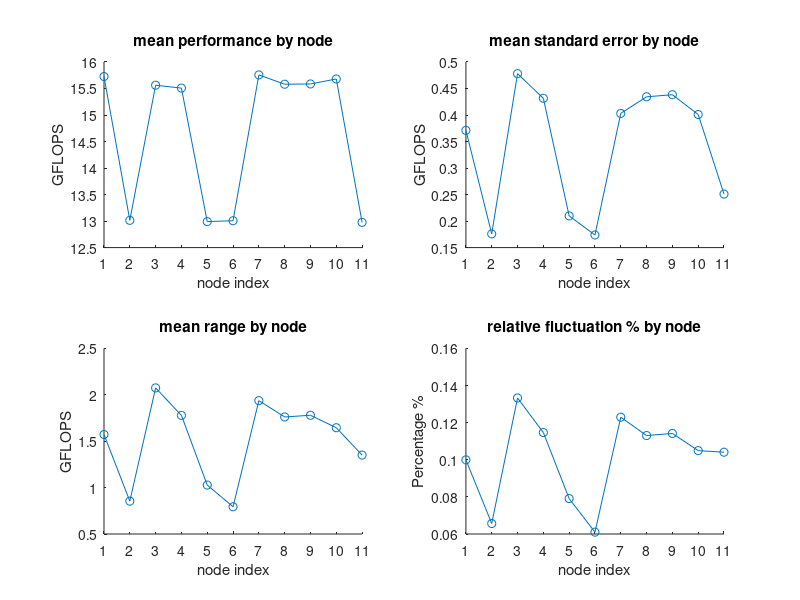

Recreate this plot in MATLAB.
clear; clc; close all;

% cpu_id_01 = load('cpu_id_01.txt');
% cpu_id_02 = load('cpu_id_02.txt');
% cpu_id_03 = load('cpu_id_03.txt');
% cpu_id_04 = load('cpu_id_04.txt');
% cpu_id_05 = load('cpu_id_05.txt');
% cpu_id_06 = load('cpu_id_06.txt');
% cpu_id_07 = load('cpu_id_07.txt');
% cpu_id_08 = load('cpu_id_08.txt');
% cpu_id_09 = load('cpu_id_09.txt');
% cpu_id_10 = load('cpu_id_10.txt');
% cpu_id_11 = load('cpu_id_11.txt');
% 
% perf_01 = load('perf_01.txt');
% perf_02 = load('perf_02.txt');
% perf_03 = load('perf_03.txt');
% perf_04 = load('perf_04.txt');
% perf_05 = load('perf_05.txt');
% perf_06 = load('perf_06.txt');
% perf_07 = load('perf_07.txt');
% perf_08 = load('perf_08.txt');
% perf_09 = load('perf_09.txt');
% perf_10 = load('perf_10.txt');
% perf_11 = load('perf_11.txt');
% 
% node_01 = load('res_node_01.txt');
% node_02 = load('res_node_02.txt');
% node_03 = load('res_node_03.txt');
% node_04 = load('res_node_04.txt');
% node_05 = load('res_node_05.txt');
% node_06 = load('res_node_06.txt');
% node_07 = load('res_node_07.txt');
% node_08 = load('res_node_08.txt');
% node_09 = load('res_node_09.txt');
% node_10 = load('res_node_10.txt');
% node_11 = load('res_node_11.txt');

total_perf = load('total_perf.txt');
total_cpu_id = load('total_cpu_id.txt');
total_res_node = load('total_res_node.txt');

data_cell = cell(11, 32);
j = 1;
for i = 1 : length(total_perf)
    curr_node_id = total_res_node(j);
    curr_cpu_id = total_cpu_id(i) + 1;
    curr_perf = total_perf(i);
    switch curr_node_id
        case 15
            curr_node_id = 2;
        case 16
            curr_node_id = 5;
        case 17
            curr_node_id = 6;
        case 18
            curr_node_id = 11;
        otherwise 
    end
   data_cell{curr_node_id, curr_cpu_id} = [data_cell{curr_node_id, curr_cpu_id}, curr_perf];
    if mod(i, 32) == 0
        j = j + 1;
    end
end

mean_perf = zeros(11, 32);
stderr_perf = zeros(11, 32);
range_perf = zeros(11, 32);

for i = 1 : 11
    for j = 1 : 32
        mean_perf(i, j) = mean(data_cell{i, j});
        stderr_perf(i, j) = std(data_cell{i, j});
        range_perf(i, j) = range(data_cell{i, j});
    end
end

mean_stderr_by_node = mean(stderr_perf, 2);
mean_range_by_node = mean(range_perf, 2);
mean_perf_by_node = mean(mean_perf, 2);

figure;

subplot(2, 2, 1)
scatter(1:11, mean_perf_by_node)
hold on
plot(1:11, mean_perf_by_node)
set(gca,'xtick',1:1:11)
xlim([1 11])
xlabel('node index')
ylabel('GFLOPS')
title('mean performance by node')

subplot(2, 2, 2)
scatter(1:11, mean_stderr_by_node)
hold on
plot(1:11, mean_stderr_by_node)
set(gca,'xtick',1:1:11)
xlim([1 11])
xlabel('node index')
ylabel('GFLOPS')
title('mean standard error by node')

subplot(2, 2, 3)
scatter(1:11, mean_range_by_node)
hold on
plot(1:11, mean_range_by_node)
set(gca,'xtick',1:1:11)
xlim([1 11])
xlabel('node index')
ylabel('GFLOPS')
title('mean range by node')

subplot(2, 2, 4)
scatter(1:11, mean_range_by_node ./ mean_perf_by_node)
hold on
plot(1:11, mean_range_by_node ./ mean_perf_by_node)
set(gca,'xtick',1:1:11)
xlim([1 11])
xlabel('node index')
ylabel('Percentage %')
title('relative fluctuation % by node')